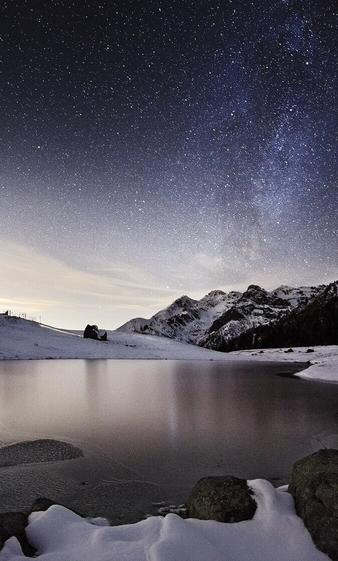
//> input picture img/p4.jpg, 338 x 561 px
$ ./hist   (built with g++ and OpenCV 4)
//> lines starting //> are read from the running program, lines starting //| are printed output that depends on the picture; after the words box and inside, x2 and y2 are one past the last pixel; in counts of white or black regions, pixels touching at a corner belong together
/*
绘制灰度直方图
*/
#include <cv.h>
#include <highgui.h>
#include <math.h>

using namespace cv;
using namespace std;

int hist(Mat image)
{
    const int channels[1]={0};
    const int histSize[1]={256};
    float hranges[2]={0,255};
    const float* ranges[1]={hranges};
    MatND hist;
    calcHist(&image,1,channels,Mat(),hist,1,histSize,ranges);

    double maxVal=0;
    double minVal=0;

    //找到直方图中的最大值和最小值
    minMaxLoc(hist,&minVal,&maxVal,0,0);
    printf("%f,%f", maxVal, minVal);
    int histSizer=hist.rows;
    Mat histImg(histSizer+20,histSizer+20,CV_8UC3,Scalar(180,180,180));
    rectangle(histImg, Rect(Point(10,10),Point(histSizer+10,histSizer+10)),Scalar(255,255,255),-1,8);

    for(int h=0;h<histSizer;h++)
    {
        float histVal=hist.at<float>(h);
        int length=static_cast<int>(histVal*histSizer/maxVal);
        line(histImg,Point(h+10,histSizer+10),Point(h+10,histSizer-length+10),Scalar(h,h,h));
    }

    namedWindow("hist", CV_WINDOW_AUTOSIZE);
    imshow("hist", histImg);
    waitKey(0);
    waitKey(0);

}

int main(int argc, char **argv)
{
    Mat src, gray, dst;
    const char* name = argc==2 ? argv[1] : "img/p4.jpg";

    src = imread(name, 1);
//> src is the input picture: 561 rows x 338 cols, CV_8UC3; mean B, G, R 98.7, 87.9, 90.8
    cvtColor(src, gray, CV_BGR2GRAY);
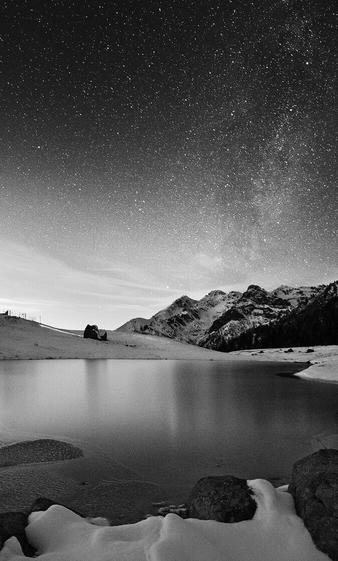
//> gray: 561 rows x 338 cols, CV_8UC1; min 0, max 255, mean 90
    namedWindow("gray", CV_WINDOW_AUTOSIZE);
    imshow("gray", gray);
    waitKey(0);

    hist(gray);
//> in hist, `calcHist(&image,1,channels,Mat(),hist,1,histSize,ranges);`: hist = 256 values, max 2089 at index 28, min 0 at index 251, mean 740.7
//> in hist, `minMaxLoc(hist,&minVal,&maxVal,0,0);`: maxVal = 2089
//| 2089.000000,0.000000
//> in hist, `rectangle(histImg, Rect(Point(10,10),Point(histSizer+10,histSizer+10))..`:
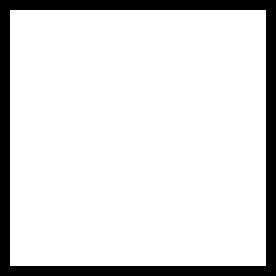
//> histImg: 276 rows x 276 cols, CV_8UC3; values 180 (black) and 255 (white), 86% white; 1 black region, box (x1, y1, x2, y2) and area: (0, 0, 276, 276) 10640
//> the loop in hist, `for(int h=0;h<histSizer;h++)` made 256 passes
//> (histVal, length) on passes 1 to 3: (108, 13), (242, 29), (126, 15)
//> after the loop in hist, `for(int h=0;h<histSizer;h++)`:
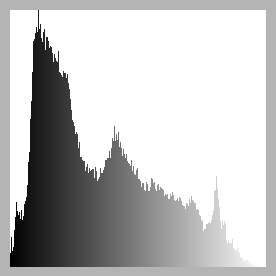
//> histImg: 276 rows x 276 cols, CV_8UC3; min 0, max 255, mean 194.2

    return 0;
}

$ run again, with img/p13.jpg copied over img/p4.jpg
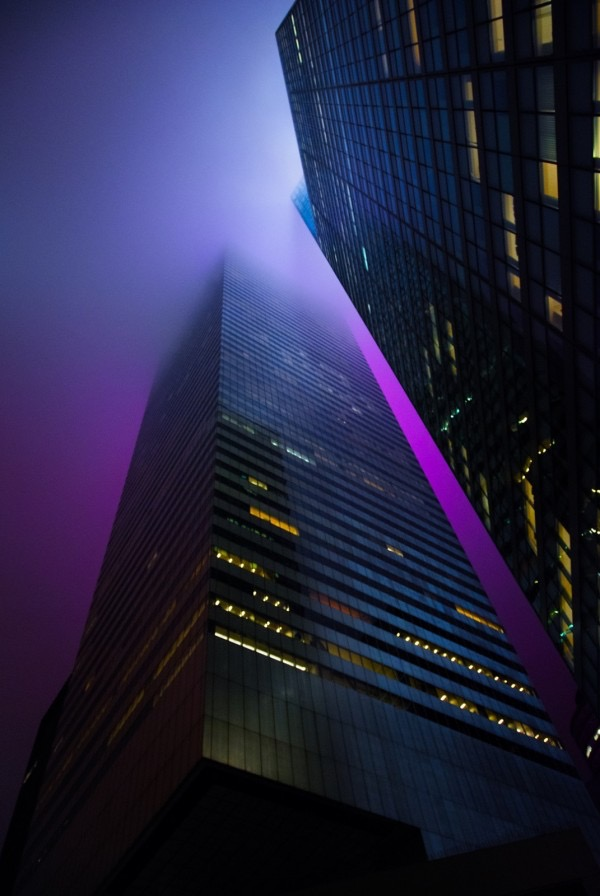
//> input picture img/p13.jpg, 600 x 896 px
//> src is the input picture: 896 rows x 600 cols, CV_8UC3; mean B, G, R 67.3, 38.5, 39.1
//> `cvtColor(src, gray, CV_BGR2GRAY);`:
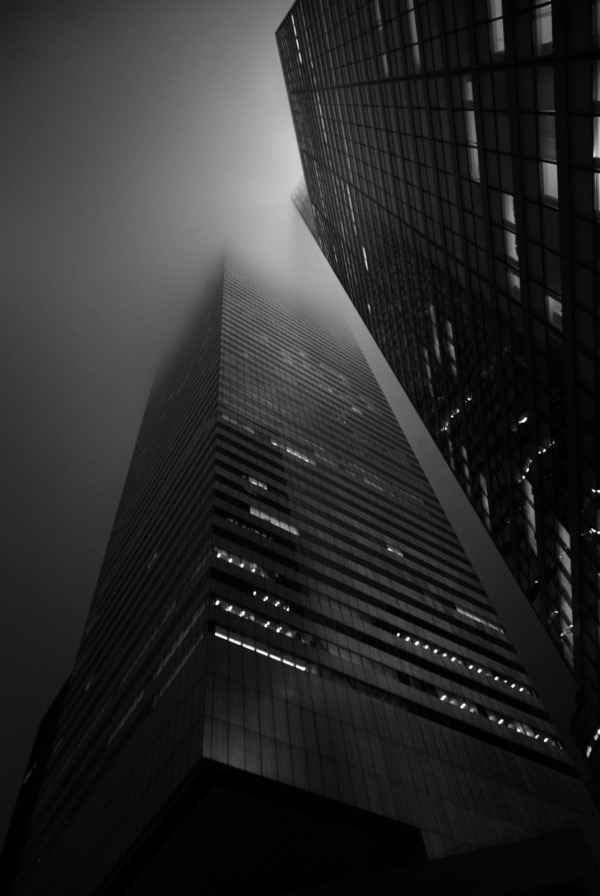
//> gray: 896 rows x 600 cols, CV_8UC1; min 0, max 252, mean 42
//> hist = 256 values, max 14918 at index 2, min 0 at index 253, mean 2100
//> maxVal = 14918
//| 14918.000000,0.000000
//> the loop in hist, `for(int h=0;h<histSizer;h++)` made 256 passes
//> (histVal, length) on passes 1 to 3: (5123, 87), (9543, 163), (14918, 256)
//> after the loop in hist, `for(int h=0;h<histSizer;h++)`:
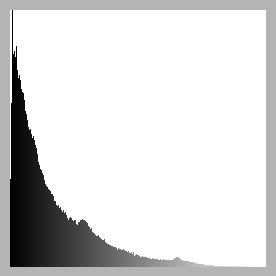
//> histImg: 276 rows x 276 cols, CV_8UC3; min 0, max 255, mean 218.8

$ run again, with img/bro.jpg copied over img/p4.jpg
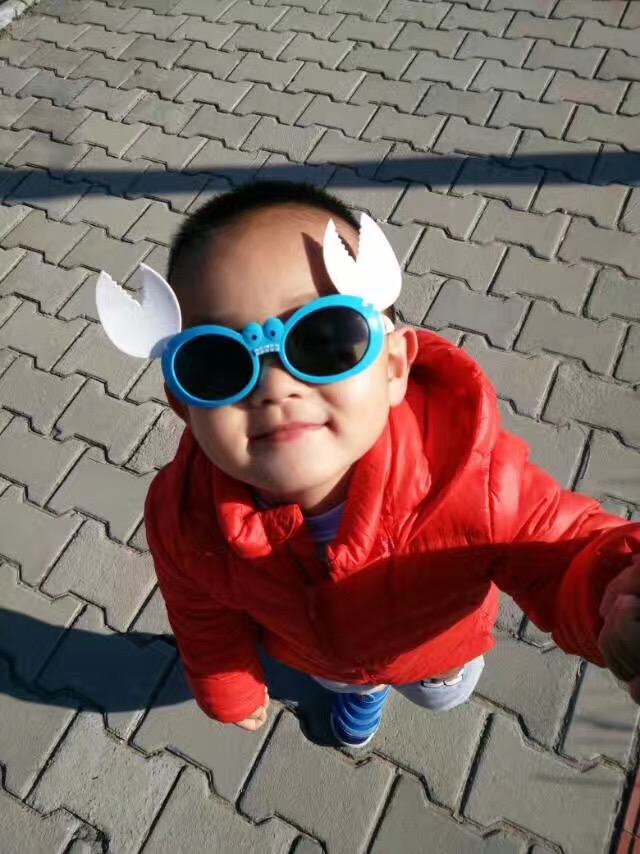
//> input picture img/bro.jpg, 640 x 854 px
//> src is the input picture: 854 rows x 640 cols, CV_8UC3; mean B, G, R 97.6, 103.5, 125.5
//> `cvtColor(src, gray, CV_BGR2GRAY);`:
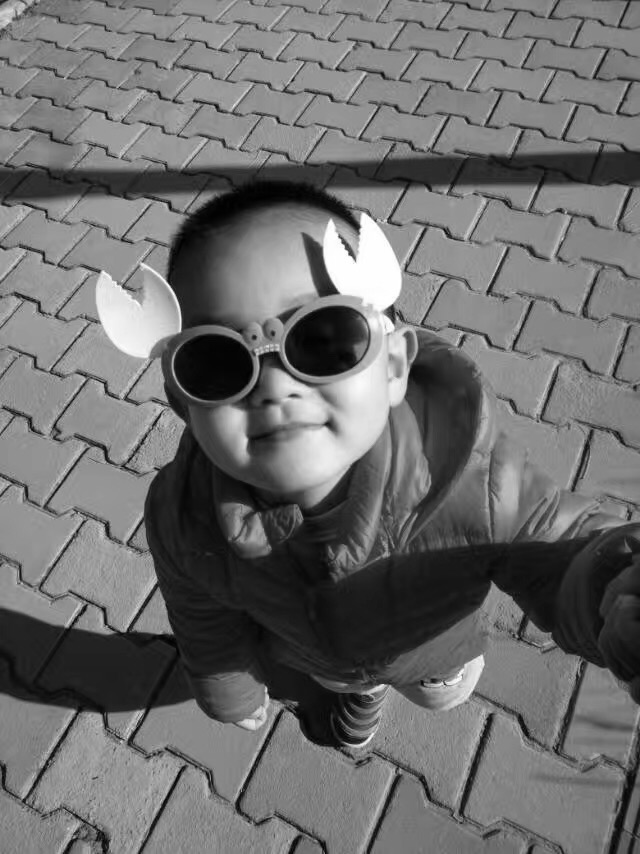
//> gray: 854 rows x 640 cols, CV_8UC1; min 0, max 255, mean 109.4
//> hist = 256 values, max 9893 at index 148, min 0 at index 255, mean 2134.2
//> maxVal = 9893
//| 9893.000000,0.000000
//> the loop in hist, `for(int h=0;h<histSizer;h++)` made 256 passes
//> (histVal, length) on passes 1 to 3: (9, 0), (98, 2), (286, 7)
//> after the loop in hist, `for(int h=0;h<histSizer;h++)`:
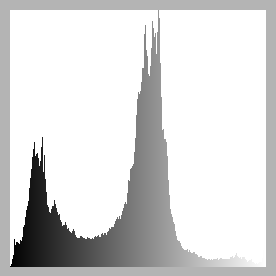
//> histImg: 276 rows x 276 cols, CV_8UC3; min 0, max 255, mean 217.5
